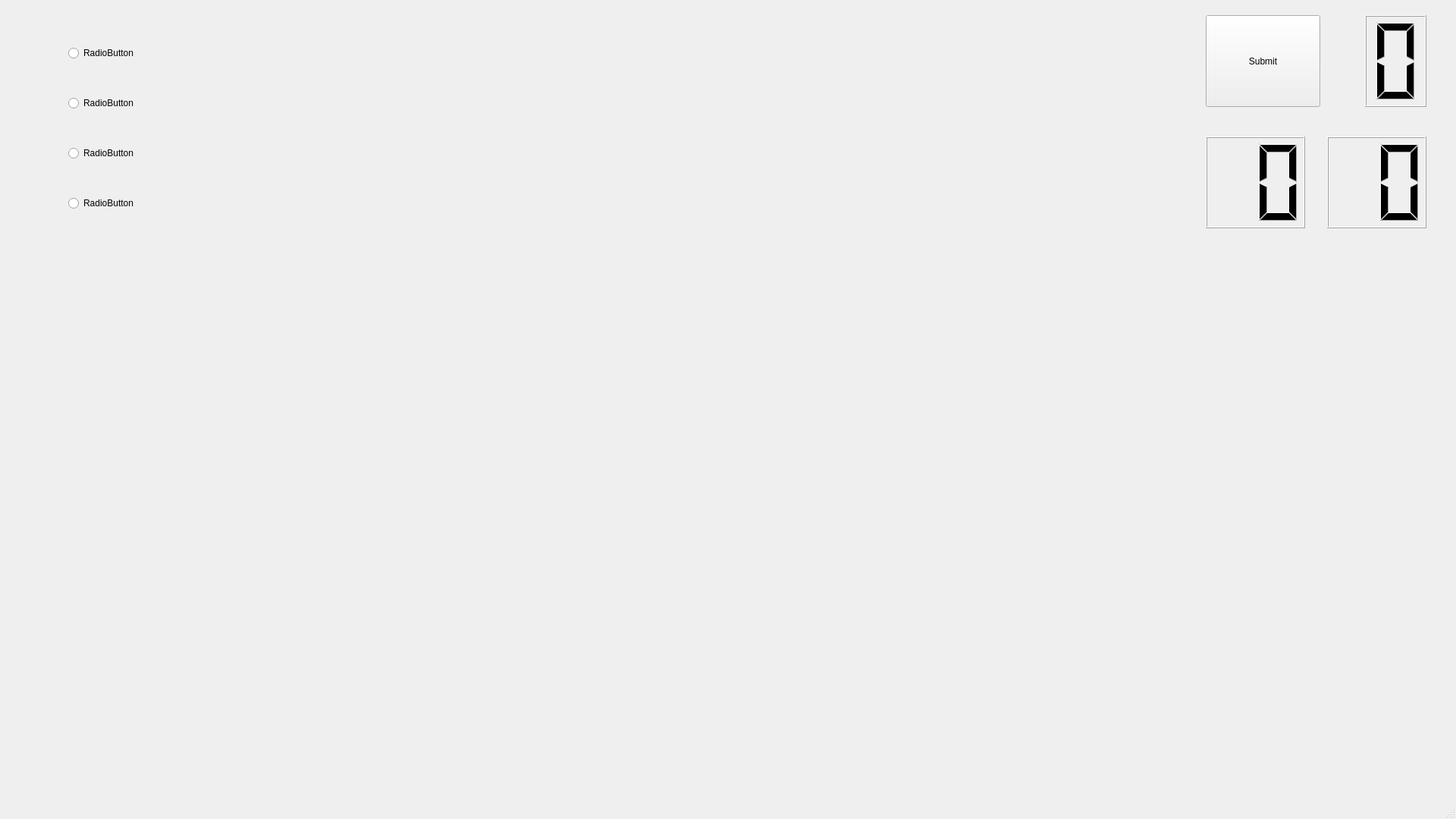
<?xml version="1.0" encoding="UTF-8"?>
<ui version="4.0">
 <class>MainWindow</class>
 <widget class="QMainWindow" name="MainWindow">
  <property name="geometry">
   <rect>
    <x>0</x>
    <y>0</y>
    <width>1920</width>
    <height>1080</height>
   </rect>
  </property>
  <property name="windowTitle">
   <string>英語例句</string>
  </property>
  <widget class="QWidget" name="centralwidget">
   <widget class="QLCDNumber" name="lcdNumber">
    <property name="geometry">
     <rect>
      <x>1800</x>
      <y>20</y>
      <width>81</width>
      <height>121</height>
     </rect>
    </property>
    <property name="digitCount">
     <number>1</number>
    </property>
   </widget>
   <widget class="QLabel" name="label">
    <property name="geometry">
     <rect>
      <x>100</x>
      <y>410</y>
      <width>1331</width>
      <height>181</height>
     </rect>
    </property>
    <property name="styleSheet">
     <string notr="true"/>
    </property>
    <property name="text">
     <string/>
    </property>
    <property name="buddy">
     <cstring></cstring>
    </property>
   </widget>
   <widget class="QPushButton" name="pushButton">
    <property name="geometry">
     <rect>
      <x>1590</x>
      <y>20</y>
      <width>151</width>
      <height>121</height>
     </rect>
    </property>
    <property name="styleSheet">
     <string notr="true">font: 16pt &quot;Candara&quot;;</string>
    </property>
    <property name="text">
     <string>Submit</string>
    </property>
   </widget>
   <widget class="QLabel" name="label_2">
    <property name="geometry">
     <rect>
      <x>100</x>
      <y>510</y>
      <width>771</width>
      <height>81</height>
     </rect>
    </property>
    <property name="styleSheet">
     <string notr="true">font: 16pt &quot;Cambria Math&quot;;</string>
    </property>
    <property name="text">
     <string/>
    </property>
   </widget>
   <widget class="QWidget" name="gridLayoutWidget">
    <property name="geometry">
     <rect>
      <x>90</x>
      <y>20</y>
      <width>1341</width>
      <height>301</height>
     </rect>
    </property>
    <layout class="QGridLayout" name="gridLayout">
     <item row="3" column="0">
      <widget class="QRadioButton" name="radioButton_2">
       <property name="text">
        <string>RadioButton</string>
       </property>
      </widget>
     </item>
     <item row="2" column="0">
      <widget class="QRadioButton" name="radioButton_1">
       <property name="text">
        <string>RadioButton</string>
       </property>
      </widget>
     </item>
     <item row="4" column="0">
      <widget class="QRadioButton" name="radioButton_3">
       <property name="text">
        <string>RadioButton</string>
       </property>
      </widget>
     </item>
     <item row="5" column="0">
      <widget class="QRadioButton" name="radioButton_4">
       <property name="text">
        <string>RadioButton</string>
       </property>
      </widget>
     </item>
    </layout>
   </widget>
   <widget class="QLabel" name="label_3">
    <property name="geometry">
     <rect>
      <x>100</x>
      <y>340</y>
      <width>1331</width>
      <height>51</height>
     </rect>
    </property>
    <property name="frameShape">
     <enum>QFrame::NoFrame</enum>
    </property>
    <property name="lineWidth">
     <number>0</number>
    </property>
    <property name="text">
     <string/>
    </property>
   </widget>
   <widget class="QLCDNumber" name="lcdNumber_2">
    <property name="geometry">
     <rect>
      <x>1750</x>
      <y>180</y>
      <width>131</width>
      <height>121</height>
     </rect>
    </property>
    <property name="digitCount">
     <number>2</number>
    </property>
   </widget>
   <widget class="QLCDNumber" name="lcdNumber_3">
    <property name="geometry">
     <rect>
      <x>1590</x>
      <y>180</y>
      <width>131</width>
      <height>121</height>
     </rect>
    </property>
    <property name="digitCount">
     <number>2</number>
    </property>
   </widget>
  </widget>
  <widget class="QMenuBar" name="menubar">
   <property name="geometry">
    <rect>
     <x>0</x>
     <y>0</y>
     <width>1920</width>
     <height>21</height>
    </rect>
   </property>
  </widget>
  <widget class="QStatusBar" name="statusbar"/>
 </widget>
 <resources/>
 <connections/>
</ui>
